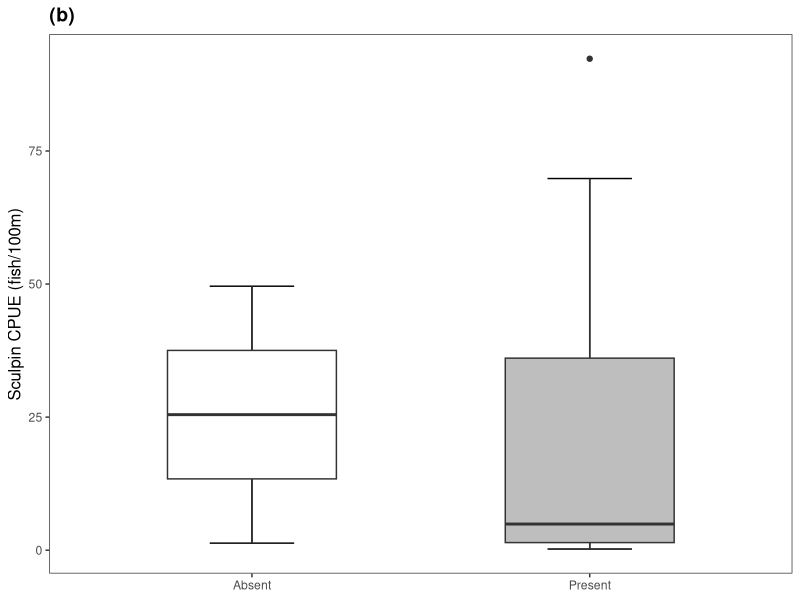
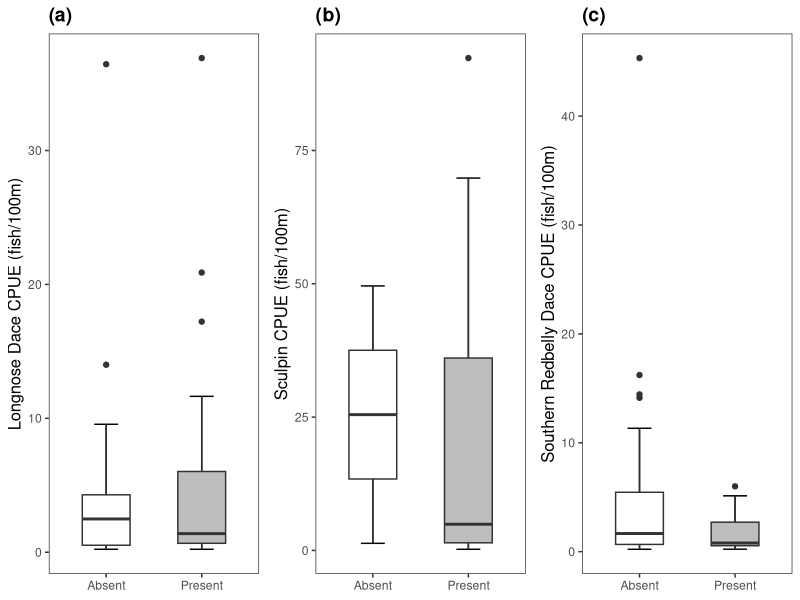
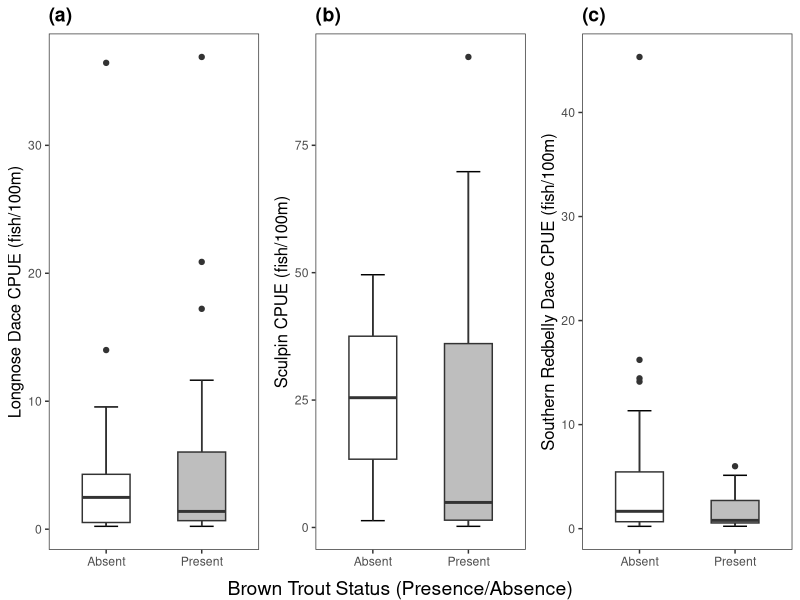

The R script that drew these images, in order:
#Chapter three statistical analysis:
##Adundace comparisons and models

library(tidyverse)
library(skimr)
library(cowplot)
library(coin)

#Terms to define:
#LND = Longnose Dace
#SRD = Southern Redbelly Dace
#Cottus = the genus of Sculpins 
#BRT = Brown Trout
#SGCN = Species of Greatest Conservation Need
#CPUE = Catch Per Unit Effort; in this case = fish/100m or "fish per 100 meter of stream distance sampled"
#TC = Top Carnivore
#Eurythermal = wide thermal tolerance
#Sympatry = alongside Brown Trout 
#Allopatry = in the absence of Brown Trout


#load data
newdat <- read.csv("Data/Thesis/Tidy/chpt3_tidy.csv", header=T)
mydat <- read.csv("Data/Thesis/Tidy/SGCN_AllCovariates.csv", header=T)

#inspect
skim(mydat)

#wrangle
mydat <- mydat %>%
  mutate_at(vars(c("BRT","LND","SRD","Cottus")), as.factor)

#############################################################################

#----------------------------Boxplots of CPUE------------------------------#

#-----------------------Filter by presence of SGCN-------------------------#

#LND
ldace <- mydat %>%
  filter(LND == 1)

p1 <- ggplot(data = ldace, aes(x=BRT,y=LND_CPUE)) +
  stat_boxplot(geom = 'errorbar', width=0.25)+
  geom_boxplot(aes(fill=BRT), width = 0.50)+
  labs(x=NULL, y="Longnose Dace CPUE (fish/100m)")+
  theme_bw()+
  scale_x_discrete(labels=c("Absent", "Present"))+
  theme(legend.position = "NULL")+
  scale_fill_manual(values = c("white", "grey"))+
  theme(panel.grid = element_blank())+
  theme(axis.title = element_text(size = 12))+
  ggtitle("(a)")+
  theme(plot.title = element_text(size=14, face = "bold"))

#SRD
sdace <- mydat %>%
  filter(SRD == 1)

p3 <- ggplot(data = sdace, aes(x=BRT,y=SRD_CPUE)) +
  stat_boxplot(geom = 'errorbar', width=0.25)+
  geom_boxplot(aes(fill=BRT), width=0.50)+
  labs(x=NULL, y="Southern Redbelly Dace CPUE (fish/100m)")+
  theme_bw()+
  scale_x_discrete(labels=c("Absent", "Present"))+
  theme(legend.position = "NULL")+
  scale_fill_manual(values = c("white", "grey"))+
  theme(panel.grid = element_blank())+
  theme(axis.title = element_text(size = 12))+
  ggtitle("(c)")+
  theme(plot.title = element_text(size=14, face = "bold"))
  

#Sculpins
cott <- mydat %>%
  filter(Cottus == 1)

p2 <- ggplot(data = cott, aes(x=BRT,y=Cottus_CPUE)) +
  stat_boxplot(geom = 'errorbar', width=0.25)+
  geom_boxplot(aes(fill=BRT), width=0.50)+
  labs(x=NULL, y="Sculpin CPUE (fish/100m)")+
  theme_bw()+
  scale_x_discrete(labels=c("Absent", "Present"))+
  theme(legend.position = "NULL")+
  scale_fill_manual(values = c("white", "grey"))+
  theme(panel.grid = element_blank())+
  theme(axis.title = element_text(size = 12))+
  ggtitle("(b)")+
  theme(plot.title = element_text(size=14, face = "bold"))
p2


#Overall figure for thesis:
boxplot.figure <- plot_grid(p1, p2, p3, labels = NULL, ncol=3)
boxplot.figure

#create common x axis label
library(gridExtra)
library(grid)
x.grob <- textGrob("Brown Trout Status (Presence/Absence)", 
                   gp=gpar(col="black", fontsize=14))
#add to plot
bf2 <- grid.arrange(arrangeGrob(boxplot.figure, bottom = x.grob))
bf2

ggsave("Figure_3.png", plot = bf2, dpi = 600)
